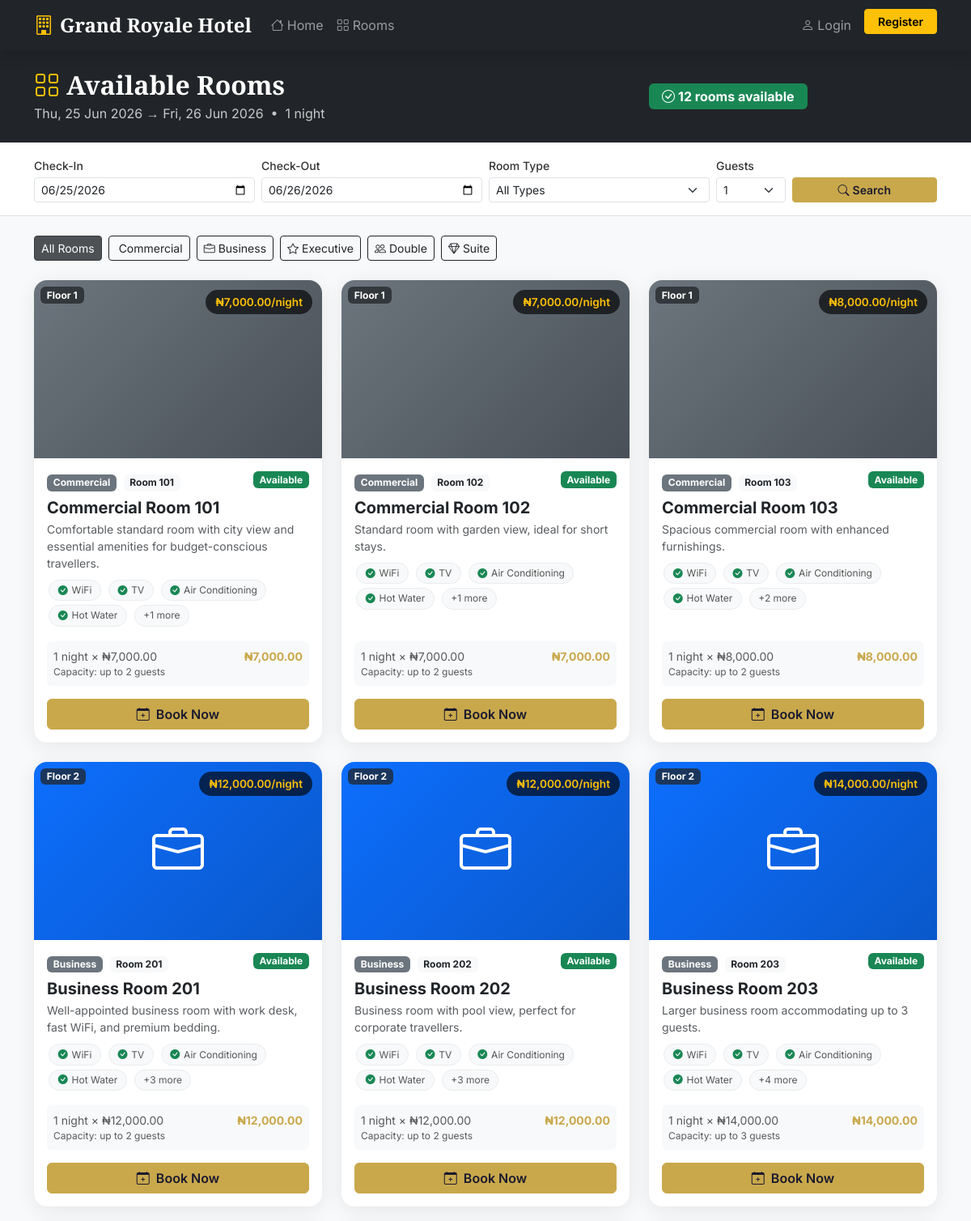
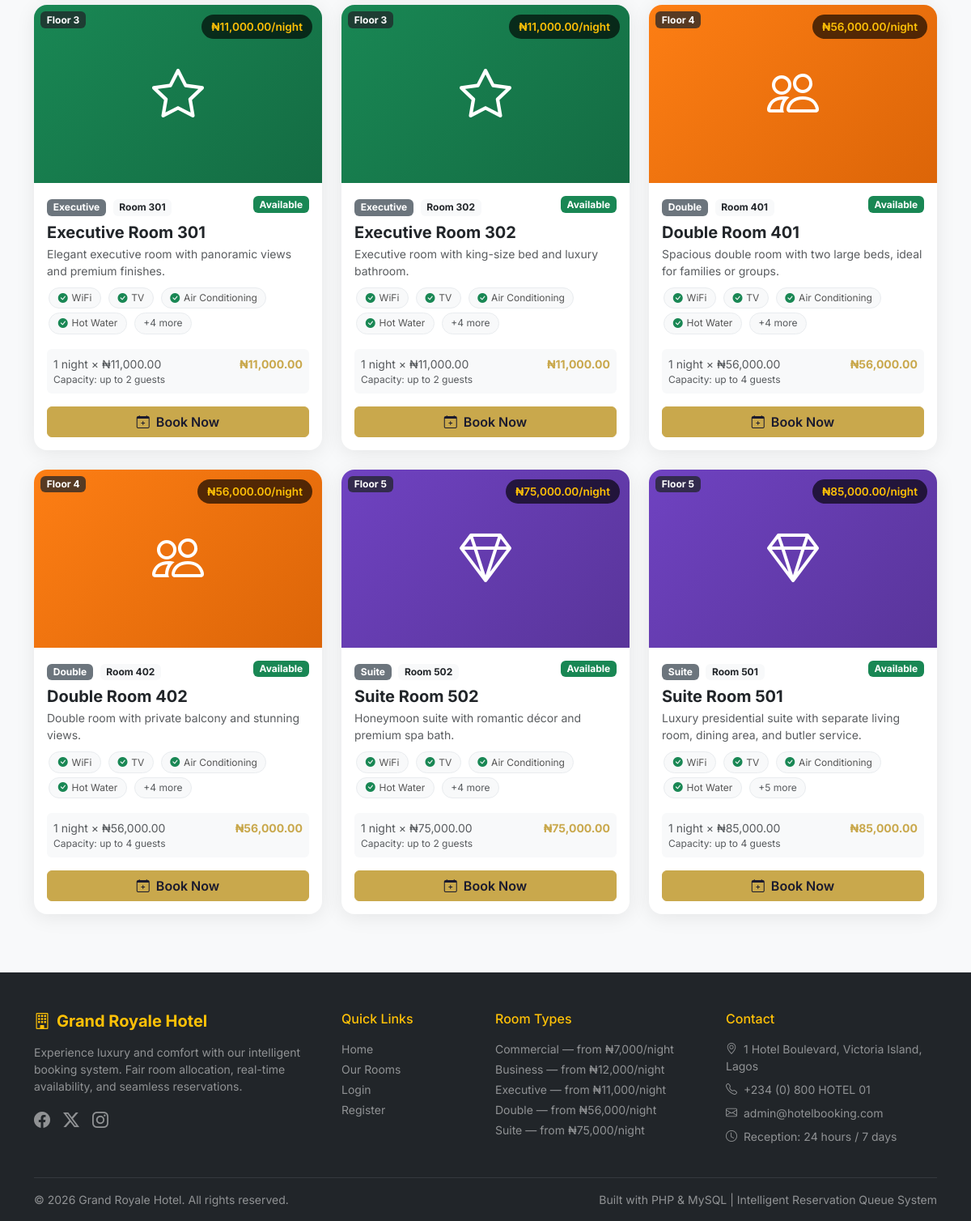
The page /rooms.php on the database its author committed (2 pictures, top to bottom).
### tables this page shows
CREATE TABLE IF NOT EXISTS rooms (
    id INT AUTO_INCREMENT PRIMARY KEY,
    room_number VARCHAR(10) NOT NULL UNIQUE,
    room_type ENUM('Commercial','Business','Executive','Double','Suite') NOT NULL,
    floor INT DEFAULT 1,
    capacity INT DEFAULT 2,
    rate DECIMAL(10,2) NOT NULL,
    description TEXT,
    amenities TEXT,
    status ENUM('available','occupied','reserved','maintenance') DEFAULT 'available',
    image VARCHAR(255) DEFAULT 'default-room.jpg',
    created_at TIMESTAMP DEFAULT CURRENT_TIMESTAMP,
    updated_at TIMESTAMP DEFAULT CURRENT_TIMESTAMP ON UPDATE CURRENT_TIMESTAMP
);

### includes/config.php (called while the page is built, shortened)
<?php
function isLoggedIn(): bool {
    return isset($_SESSION['user_id']);
}
function sanitize(string $input): string {
    return htmlspecialchars(strip_tags(trim($input)), ENT_QUOTES, 'UTF-8');
}
function formatCurrency(float $amount): string {
    return '₦' . number_format($amount, 2);
}

### includes/functions.php (called while the page is built, shortened)
<?php
require_once __DIR__ . '/config.php';
function getAvailableRooms(string $checkIn, string $checkOut, string $roomType = ''): array {
    global $conn;
    $sql = "SELECT r.* FROM rooms r
            WHERE r.status = 'available'
            AND r.id NOT IN (
                SELECT b.room_id FROM bookings b
                WHERE b.status NOT IN ('cancelled','checked_out')
                AND NOT (b.check_out <= ? OR b.check_in >= ?)
            )";
    $params = [$checkIn, $checkOut];
    $types = 'ss';
    $sql .= ' ORDER BY r.room_type, r.rate ASC';
    $stmt = $conn->prepare($sql);
    $stmt->bind_param($types, ...$params);
    $stmt->execute();
    $rows = $stmt->get_result()->fetch_all(MYSQLI_ASSOC);
    return $rows;
}
function getRoomTypeInfo(): array {
    return [
        'Commercial' => ['icon' => 'bed', 'color' => '#6c757d', 'min_rate' => 7000],
        'Business'   => ['icon' => 'briefcase', 'color' => '#0d6efd', 'min_rate' => 12000],
        'Executive'  => ['icon' => 'star', 'color' => '#198754', 'min_rate' => 11000],
        'Double'     => ['icon' => 'people', 'color' => '#fd7e14', 'min_rate' => 56000],
        'Suite'      => ['icon' => 'gem', 'color' => '#6f42c1', 'min_rate' => 75000],
    ];
}

### rooms.php (the view, shortened to what this page needs)
<?php
require_once 'includes/config.php';
require_once 'includes/functions.php';
$checkIn   = sanitize($_GET['check_in']   ?? date('Y-m-d'));
$checkOut  = sanitize($_GET['check_out']  ?? date('Y-m-d', strtotime('+1 day')));
$roomType  = sanitize($_GET['room_type']  ?? '');
$guests    = (int)($_GET['guests'] ?? 1);
$nights = (int)((strtotime($checkOut) - strtotime($checkIn)) / 86400);
$availableRooms = getAvailableRooms($checkIn, $checkOut, $roomType);
$roomTypes      = getRoomTypeInfo();
include 'includes/header.php';
?>
<section class="bg-dark text-white py-4">
  <div class="container">
    <div class="row align-items-center">
      <div class="col-lg-8">
        <h2 class="fw-bold mb-1"><i class="bi bi-grid me-2 text-warning"></i>Available Rooms</h2>
        <p class="mb-0 opacity-75">
          <?= date('D, d M Y', strtotime($checkIn)) ?> &rarr; <?= date('D, d M Y', strtotime($checkOut)) ?>
          &nbsp;&bull;&nbsp; <?= $nights ?> night<?= $nights !== 1 ? 's' : '' ?>
        </p>
      </div>
      <div class="col-lg-4 mt-3 mt-lg-0">
        <span class="badge bg-success fs-6 px-3 py-2">
          <i class="bi bi-check-circle me-1"></i><?= count($availableRooms) ?> room<?= count($availableRooms) !== 1 ? 's' : '' ?> available
        </span>
      </div>
    </div>
  </div>
</section>
<section class="bg-white border-bottom py-3">
  <div class="container">
    <form class="row g-2 align-items-end" method="GET">
      <div class="col-md-3">
        <label class="form-label small fw-medium mb-1">Check-In</label>
        <input type="date" name="check_in" class="form-control form-control-sm" id="check_in" value="<?= $checkIn ?>">
      </div>
      <div class="col-md-3">
        <label class="form-label small fw-medium mb-1">Check-Out</label>
        <input type="date" name="check_out" class="form-control form-control-sm" id="check_out" value="<?= $checkOut ?>">
      </div>
      <div class="col-md-3">
        <label class="form-label small fw-medium mb-1">Room Type</label>
        <select name="room_type" class="form-select form-select-sm">
          <option value="">All Types</option>
        </select>
      </div>
      <div class="col-md-1">
        <label class="form-label small fw-medium mb-1">Guests</label>
        <select name="guests" class="form-select form-select-sm">
          <?php for ($i = 1; $i <= 4; $i++): ?>
          <option value="<?= $i ?>" <?= $guests === $i ? 'selected' : '' ?>><?= $i ?></option>
          <?php endfor; ?>
        </select>
      </div>
      <div class="col-md-2">
        <button type="submit" class="btn btn-book btn-sm w-100 fw-semibold">
          <i class="bi bi-search me-1"></i>Search
        </button>
      </div>
    </form>
  </div>
</section>
<section class="py-4">
  <div class="container">
    <div class="d-flex gap-2 flex-wrap mb-4">
      <button class="btn btn-sm btn-dark active" data-filter="all">All Rooms</button>
      <?php foreach ($roomTypes as $t => $info): ?>
      <button class="btn btn-sm btn-outline-dark" data-filter="<?= $t ?>">
        <i class="bi bi-<?= $info['icon'] ?> me-1"></i><?= $t ?>
      </button>
      <?php endforeach; ?>
    </div>
    <?php if (empty($availableRooms)): ?>
    <div class="text-center py-5">
      <i class="bi bi-calendar-x display-3 text-muted mb-3"></i>
      <h4 class="text-muted">No rooms available for your selected dates</h4>
      <p class="text-muted">
        All rooms may be fully booked. You can join the waitlist queue to be notified when a room becomes available.
      </p>
      <?php if (isLoggedIn()): ?>
      <a href="queue-status.php?room_type=<?= $roomType ?>&check_in=<?= $checkIn ?>&check_out=<?= $checkOut ?>" class="btn btn-warning mt-2">
        <i class="bi bi-list-ol me-2"></i>Join Reservation Queue
      </a>
      <?php else: ?>
      <a href="login.php" class="btn btn-warning mt-2">Login to Join Queue</a>
      <?php endif; ?>
    </div>
    <?php else: ?>
    <div class="row g-4">
      <?php foreach ($availableRooms as $room):
        $total = $room['rate'] * $nights;
        $amenities = explode(',', $room['amenities'] ?? '');
      ?>
      <div class="col-lg-4 col-md-6 room-card-wrap" data-type="<?= $room['room_type'] ?>">
        <div class="room-card card h-100">
          <div class="position-relative">
            <div class="room-placeholder <?= strtolower($room['room_type']) ?>">
              <i class="bi bi-<?= $roomTypes[$room['room_type']]['icon'] ?? 'bed' ?>"></i>
            </div>
            <span class="rate-badge"><?= formatCurrency($room['rate']) ?>/night</span>
            <span class="position-absolute top-0 start-0 m-2 badge bg-dark bg-opacity-75">Floor <?= $room['floor'] ?></span>
          </div>
          <div class="card-body d-flex flex-column">
            <div class="d-flex justify-content-between align-items-start mb-2">
              <div>
                <span class="badge bg-secondary me-1"><?= $room['room_type'] ?></span>
                <span class="badge bg-light text-dark">Room <?= $room['room_number'] ?></span>
              </div>
              <span class="badge bg-success">Available</span>
            </div>
            <h5 class="card-title fw-bold mb-1"><?= $room['room_type'] ?> Room <?= $room['room_number'] ?></h5>
            <p class="text-muted small mb-2"><?= $room['description'] ?></p>
            <div class="mb-3">
              <?php foreach (array_slice($amenities, 0, 4) as $amenity): ?>
              <span class="amenity-tag"><i class="bi bi-check-circle-fill text-success"></i><?= trim($amenity) ?></span>
              <?php endforeach; ?>
              <?php if (count($amenities) > 4): ?>
              <span class="amenity-tag text-muted">+<?= count($amenities) - 4 ?> more</span>
              <?php endif; ?>
            </div>
            <div class="mt-auto">
              <div class="bg-light rounded p-2 mb-3 small">
                <div class="d-flex justify-content-between">
                  <span class="text-muted"><?= $nights ?> night<?= $nights !== 1 ? 's' : '' ?> &times; <?= formatCurrency($room['rate']) ?></span>
                  <strong class="text-gold"><?= formatCurrency($total) ?></strong>
                </div>
                <div class="text-muted" style="font-size:.75rem">Capacity: up to <?= $room['capacity'] ?> guest<?= $room['capacity'] !== 1 ? 's' : '' ?></div>
              </div>
              <a href="book.php?room_id=<?= $room['id'] ?>&check_in=<?= $checkIn ?>&check_out=<?= $checkOut ?>"
                 class="btn btn-book w-100 fw-semibold">
                <i class="bi bi-calendar-plus me-2"></i>Book Now
              </a>
            </div>
          </div>
        </div>
      </div>
      <?php endforeach; ?>
    </div>
    <?php endif; ?>
  </div>
</section>
<?php include 'includes/footer.php'; ?>

### includes/header.php (shortened to what this page needs)
<!DOCTYPE html>
<html lang="en">
<head>
    <link rel="stylesheet" href="https://cdn.jsdelivr.net/npm/bootstrap@5.3.2/dist/css/bootstrap.min.css">
    <link rel="stylesheet" href="https://cdn.jsdelivr.net/npm/bootstrap-icons@1.11.3/font/bootstrap-icons.min.css">
    <link rel="stylesheet" href="<?= SITE_URL ?>/css/style.css">
</head>
<body>
<nav class="navbar navbar-expand-lg navbar-dark bg-dark sticky-top shadow">
    <div class="container">
        <a class="navbar-brand fw-bold fs-4" href="<?= SITE_URL ?>/index.php">
            <i class="bi bi-building text-warning me-2"></i><?= SITE_NAME ?>
        </a>
        <div class="collapse navbar-collapse" id="navMain">
            <ul class="navbar-nav me-auto">
                <li class="nav-item"><a class="nav-link" href="<?= SITE_URL ?>/index.php"><i class="bi bi-house me-1"></i>Home</a></li>
                <li class="nav-item"><a class="nav-link" href="<?= SITE_URL ?>/rooms.php"><i class="bi bi-grid me-1"></i>Rooms</a></li>
            </ul>
            <ul class="navbar-nav">
                <?php if (isLoggedIn()): ?>
                <li class="nav-item dropdown">
                    <a class="nav-link dropdown-toggle d-flex align-items-center gap-2" href="#" data-bs-toggle="dropdown">
                        <span class="avatar-xs bg-warning rounded-circle d-flex align-items-center justify-content-center">
                            <i class="bi bi-person-fill text-dark small"></i>
                        </span>
                        <?= sanitize($_SESSION['full_name'] ?? 'User') ?>
                    </a>
                    <ul class="dropdown-menu dropdown-menu-end shadow">
                        <li><a class="dropdown-item" href="<?= SITE_URL ?>/dashboard.php"><i class="bi bi-speedometer2 me-2"></i>Dashboard</a></li>
                        <li><a class="dropdown-item" href="<?= SITE_URL ?>/my-bookings.php"><i class="bi bi-calendar2 me-2"></i>My Bookings</a></li>
                        <li><hr class="dropdown-divider"></li>
                        <li><a class="dropdown-item text-danger" href="<?= SITE_URL ?>/logout.php"><i class="bi bi-box-arrow-right me-2"></i>Logout</a></li>
                    </ul>
                </li>
                <?php else: ?>
                <li class="nav-item"><a class="nav-link" href="<?= SITE_URL ?>/login.php"><i class="bi bi-person me-1"></i>Login</a></li>
                <li class="nav-item"><a class="btn btn-warning btn-sm ms-2 fw-semibold px-3" href="<?= SITE_URL ?>/register.php">Register</a></li>
                <?php endif; ?>
            </ul>
        </div>
    </div>
</nav>

### includes/footer.php (shortened to what this page needs)
<footer class="bg-dark text-white mt-5 pt-5 pb-3">
    <div class="container">
        <div class="row g-4">
            <div class="col-lg-4">
                <h5 class="fw-bold text-warning mb-3"><i class="bi bi-building me-2"></i><?= SITE_NAME ?></h5>
                <p class="text-white-50 small">Experience luxury and comfort with our intelligent booking system. Fair room allocation, real-time availability, and seamless reservations.</p>
                <div class="d-flex gap-3 mt-3">
                    <a href="#" class="text-white-50 hover-warning"><i class="bi bi-facebook fs-5"></i></a>
                    <a href="#" class="text-white-50"><i class="bi bi-twitter-x fs-5"></i></a>
                    <a href="#" class="text-white-50"><i class="bi bi-instagram fs-5"></i></a>
                </div>
            </div>
            <div class="col-lg-2 col-6">
                <h6 class="text-warning mb-3">Quick Links</h6>
                <ul class="list-unstyled small">
                    <li class="mb-1"><a href="<?= SITE_URL ?>/index.php" class="text-white-50 text-decoration-none">Home</a></li>
                    <li class="mb-1"><a href="<?= SITE_URL ?>/rooms.php" class="text-white-50 text-decoration-none">Our Rooms</a></li>
                    <li class="mb-1"><a href="<?= SITE_URL ?>/login.php" class="text-white-50 text-decoration-none">Login</a></li>
                    <li class="mb-1"><a href="<?= SITE_URL ?>/register.php" class="text-white-50 text-decoration-none">Register</a></li>
                </ul>
            </div>
            <div class="col-lg-3 col-6">
                <h6 class="text-warning mb-3">Room Types</h6>
                <ul class="list-unstyled small">
                    <li class="mb-1 text-white-50">Commercial — from ₦7,000/night</li>
                    <li class="mb-1 text-white-50">Business — from ₦12,000/night</li>
                    <li class="mb-1 text-white-50">Executive — from ₦11,000/night</li>
                    <li class="mb-1 text-white-50">Double — from ₦56,000/night</li>
                    <li class="mb-1 text-white-50">Suite — from ₦75,000/night</li>
                </ul>
            </div>
            <div class="col-lg-3">
                <h6 class="text-warning mb-3">Contact</h6>
                <ul class="list-unstyled small text-white-50">
                    <li class="mb-2"><i class="bi bi-geo-alt me-2"></i>1 Hotel Boulevard, Victoria Island, Lagos</li>
                    <li class="mb-2"><i class="bi bi-telephone me-2"></i>+234 (0) 800 HOTEL 01</li>
                    <li class="mb-2"><i class="bi bi-envelope me-2"></i><?= ADMIN_EMAIL ?></li>
                    <li class="mb-2"><i class="bi bi-clock me-2"></i>Reception: 24 hours / 7 days</li>
                </ul>
            </div>
        </div>
        <hr class="border-secondary mt-4">
        <div class="row align-items-center">
            <div class="col-md-6 small text-white-50">
                &copy; <?= date('Y') ?> <?= SITE_NAME ?>. All rights reserved.
            </div>
            <div class="col-md-6 text-md-end small text-white-50">
                Built with PHP &amp; MySQL | Intelligent Reservation Queue System
            </div>
        </div>
    </div>
</footer>
</body>
</html>

### css/style.css (style rules this page uses)
:root { --gold: #c9a84c; --dark: #1a1a2e; --card-shadow: 0 4px 24px rgba(0,0,0,.08); }
body { font-family: 'Inter', sans-serif; background: #f8f9fa; color: #333; }
h1, h2, h3, .navbar-brand { font-family: 'Playfair Display', serif; }
.btn-book { background: #c9a84c; border-color: #c9a84c; color: #1a1a2e; font-weight: 600; }
.room-card { border: none; border-radius: 16px; overflow: hidden; box-shadow: var(--card-shadow); transition: transform .25s, box-shadow .25s; }
.room-placeholder { height: 220px; display: flex; align-items: center; justify-content: center; font-size: 4rem; background: linear-gradient(135deg, #667eea 0%, #764ba2 100%); color: white; }
.room-placeholder.commercial { background: linear-gradient(135deg, #6c757d 0%, #495057 100%); }
.room-placeholder.business { background: linear-gradient(135deg, #0d6efd 0%, #0a58ca 100%); }
.room-placeholder.executive { background: linear-gradient(135deg, #198754 0%, #146c43 100%); }
.room-placeholder.double { background: linear-gradient(135deg, #fd7e14 0%, #dc6508 100%); }
.room-placeholder.suite { background: linear-gradient(135deg, #6f42c1 0%, #59359a 100%); }
.rate-badge { position: absolute; top: 12px; right: 12px; background: rgba(0,0,0,.65); color: #ffc107; padding: .3rem .75rem; border-radius: 50px; font-weight: 600; font-size: .85rem; }
.amenity-tag { display: inline-flex; align-items: center; gap: .3rem; background: #f8f9fa; border: 1px solid #e9ecef; border-radius: 50px; padding: .2rem .65rem; font-size: .75rem; color: #555; margin: .15rem; }
.text-gold { color: #c9a84c !important; }

### rows shown on the page
rooms: rate "₦7,000.00", floor "1", room_type "Commercial", room_number "101", description "Comfortable standard room with city view and essential amenities for budget-conscious travellers.", amenities "WiFi", amenities "TV", amenities "Air Conditioning", amenities "Hot Water", count($amenities)-4 "1", capacity "2"
rooms: rate "₦7,000.00", floor "1", room_type "Commercial", room_number "102", description "Standard room with garden view, ideal for short stays.", amenities "WiFi", amenities "TV", amenities "Air Conditioning", amenities "Hot Water", count($amenities)-4 "1", capacity "2"
rooms: rate "₦8,000.00", floor "1", room_type "Commercial", room_number "103", description "Spacious commercial room with enhanced furnishings.", amenities "WiFi", amenities "TV", amenities "Air Conditioning", amenities "Hot Water", count($amenities)-4 "2", capacity "2"
rooms: rate "₦12,000.00", floor "2", room_type "Business", room_number "201", description "Well-appointed business room with work desk, fast WiFi, and premium bedding.", amenities "WiFi", amenities "TV", amenities "Air Conditioning", amenities "Hot Water", count($amenities)-4 "3", capacity "2"
rooms: rate "₦12,000.00", floor "2", room_type "Business", room_number "202", description "Business room with pool view, perfect for corporate travellers.", amenities "WiFi", amenities "TV", amenities "Air Conditioning", amenities "Hot Water", count($amenities)-4 "3", capacity "2"
rooms: rate "₦14,000.00", floor "2", room_type "Business", room_number "203", description "Larger business room accommodating up to 3 guests.", amenities "WiFi", amenities "TV", amenities "Air Conditioning", amenities "Hot Water", count($amenities)-4 "4", capacity "3"
rooms: rate "₦11,000.00", floor "3", room_type "Executive", room_number "301", description "Elegant executive room with panoramic views and premium finishes.", amenities "WiFi", amenities "TV", amenities "Air Conditioning", amenities "Hot Water", count($amenities)-4 "4", capacity "2"
rooms: rate "₦11,000.00", floor "3", room_type "Executive", room_number "302", description "Executive room with king-size bed and luxury bathroom.", amenities "WiFi", amenities "TV", amenities "Air Conditioning", amenities "Hot Water", count($amenities)-4 "4", capacity "2"
rooms: rate "₦56,000.00", floor "4", room_type "Double", room_number "401", description "Spacious double room with two large beds, ideal for families or groups.", amenities "WiFi", amenities "TV", amenities "Air Conditioning", amenities "Hot Water", count($amenities)-4 "4", capacity "4"
rooms: rate "₦56,000.00", floor "4", room_type "Double", room_number "402", description "Double room with private balcony and stunning views.", amenities "WiFi", amenities "TV", amenities "Air Conditioning", amenities "Hot Water", count($amenities)-4 "4", capacity "4"
rooms: rate "₦75,000.00", floor "5", room_type "Suite", room_number "502", description "Honeymoon suite with romantic décor and premium spa bath.", amenities "WiFi", amenities "TV", amenities "Air Conditioning", amenities "Hot Water", count($amenities)-4 "4", capacity "2"
rooms: rate "₦85,000.00", floor "5", room_type "Suite", room_number "501", description "Luxury presidential suite with separate living room, dining area, and butler service.", amenities "WiFi", amenities "TV", amenities "Air Conditioning", amenities "Hot Water", count($amenities)-4 "5", capacity "4"

### other values the page prints
SITE_NAME "Grand Royale Hotel"
date('D, d M Y', strtotime($checkIn)) "Thu, 25 Jun 2026"
date('D, d M Y', strtotime($checkOut)) "Fri, 26 Jun 2026"
$nights "1"
count($availableRooms) "12"
$t "Commercial"
$t "Business"
$t "Executive"
$t "Double"
$t "Suite"
ADMIN_EMAIL "admin@hotelbooking.com"
form field guests "1"
